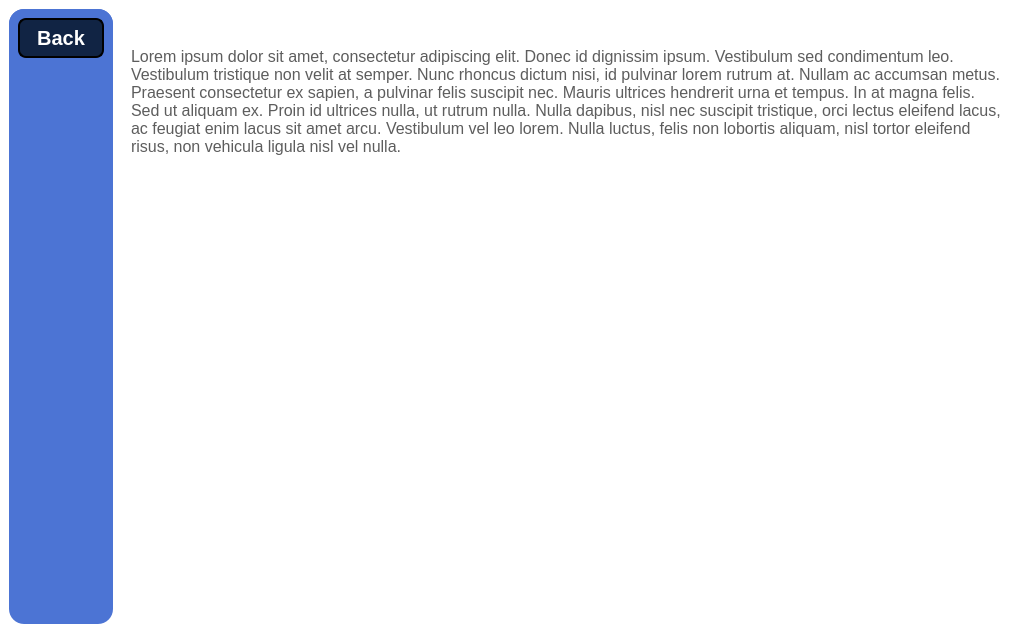
<?xml version="1.0" encoding="UTF-8"?>
<ui version="4.0">
  <class>MainWindow</class>
  <widget class="QMainWindow" name="MainWindow">
    <property name="geometry">
      <rect>
        <x>0</x>
        <y>0</y>
        <width>1033</width>
        <height>633</height>
      </rect>
    </property>
    <property name="sizePolicy">
      <sizepolicy hsizetype="MinimumExpanding" vsizetype="Maximum">
        <horstretch>0</horstretch>
        <verstretch>0</verstretch>
      </sizepolicy>
    </property>
    <property name="windowTitle">
      <string>MainWindow</string>
    </property>
    <property name="styleSheet">
      <string notr="true">border-radius:20px;
border:None;
background-color:rgb(255,255,255);</string>
    </property>
    <property name="documentMode">
      <bool>false</bool>
    </property>
    <widget class="QWidget" name="centralwidget">
      <layout class="QGridLayout" name="gridLayout_2">
        <property name="spacing">
          <number>0</number>
        </property>
        <item row="0" column="1">
          <widget class="QScrollArea" name="MAINContent">
            <property name="sizePolicy">
              <sizepolicy hsizetype="MinimumExpanding" vsizetype="MinimumExpanding">
                <horstretch>0</horstretch>
                <verstretch>0</verstretch>
              </sizepolicy>
            </property>
            <property name="styleSheet">
              <string notr="true">color: #000000;
background-color: #FFFFFF;</string>
            </property>
            <property name="widgetResizable">
              <bool>true</bool>
            </property>
            <widget class="QWidget" name="scrollAreaWidgetContents">
              <property name="geometry">
                <rect>
                  <x>0</x>
                  <y>0</y>
                  <width>915</width>
                  <height>615</height>
                </rect>
              </property>
              <property name="sizePolicy">
                <sizepolicy hsizetype="Minimum" vsizetype="Minimum">
                  <horstretch>0</horstretch>
                  <verstretch>0</verstretch>
                </sizepolicy>
              </property>
              <layout class="QVBoxLayout" name="verticalLayout_3">
                <item>
                  <spacer name="verticalSpacer_7">
                    <property name="orientation">
                      <enum>Qt::Vertical</enum>
                    </property>
                    <property name="sizeType">
                      <enum>QSizePolicy::Maximum</enum>
                    </property>
                    <property name="sizeHint" stdset="0">
                      <size>
                        <width>20</width>
                        <height>20</height>
                      </size>
                    </property>
                  </spacer>
                </item>
                <item>
                  <widget class="QScrollArea" name="scrollArea">
                    <property name="sizePolicy">
                      <sizepolicy hsizetype="Minimum" vsizetype="Minimum">
                        <horstretch>0</horstretch>
                        <verstretch>0</verstretch>
                      </sizepolicy>
                    </property>
                    <property name="styleSheet">
                      <string notr="true">border:none;</string>
                    </property>
                    <property name="widgetResizable">
                      <bool>true</bool>
                    </property>
                    <property name="alignment">
                      <set>Qt::AlignLeading|Qt::AlignLeft|Qt::AlignTop</set>
                    </property>
                    <widget class="QWidget" name="scrollAreaWidgetContents_2">
                      <property name="geometry">
                        <rect>
                          <x>0</x>
                          <y>0</y>
                          <width>897</width>
                          <height>571</height>
                        </rect>
                      </property>
                      <property name="sizePolicy">
                        <sizepolicy hsizetype="Minimum" vsizetype="Preferred">
                          <horstretch>0</horstretch>
                          <verstretch>0</verstretch>
                        </sizepolicy>
                      </property>
                      <layout class="QVBoxLayout" name="verticalLayout_2">
                        <item>
                          <widget class="QLabel" name="Para1">
                            <property name="sizePolicy">
                              <sizepolicy hsizetype="Ignored" vsizetype="MinimumExpanding">
                                <horstretch>0</horstretch>
                                <verstretch>0</verstretch>
                              </sizepolicy>
                            </property>
                            <property name="font">
                              <font>
                                <pointsize>12</pointsize>
                                <bold>false</bold>
                              </font>
                            </property>
                            <property name="styleSheet">
                              <string notr="true">color: rgb(93, 93, 93);</string>
                            </property>
                            <property name="text">
                              <string>Lorem ipsum dolor sit amet, consectetur adipiscing elit. Donec id dignissim ipsum. Vestibulum sed condimentum leo. Vestibulum tristique non velit at semper. Nunc rhoncus dictum nisi, id pulvinar lorem rutrum at. Nullam ac accumsan metus. Praesent consectetur ex sapien, a pulvinar felis suscipit nec. Mauris ultrices hendrerit urna et tempus. In at magna felis. Sed ut aliquam ex. Proin id ultrices nulla, ut rutrum nulla. Nulla dapibus, nisl nec suscipit tristique, orci lectus eleifend lacus, ac feugiat enim lacus sit amet arcu. Vestibulum vel leo lorem. Nulla luctus, felis non lobortis aliquam, nisl tortor eleifend risus, non vehicula ligula nisl vel nulla.

                              </string>
                            </property>
                            <property name="alignment">
                              <set>Qt::AlignLeading|Qt::AlignLeft|Qt::AlignTop</set>
                            </property>
                            <property name="wordWrap">
                              <bool>true</bool>
                            </property>
                          </widget>
                        </item>
                      </layout>
                    </widget>
                  </widget>
                </item>
              </layout>
            </widget>
          </widget>
        </item>
        <item row="0" column="0">
          <widget class="QScrollArea" name="ContentTable">
            <property name="sizePolicy">
              <sizepolicy hsizetype="Maximum" vsizetype="MinimumExpanding">
                <horstretch>0</horstretch>
                <verstretch>0</verstretch>
              </sizepolicy>
            </property>
            <property name="styleSheet">
              <string notr="true">background-color : #4c74d4;
border-radius:15px;</string>
            </property>
            <property name="widgetResizable">
              <bool>true</bool>
            </property>
            <property name="alignment">
              <set>Qt::AlignLeading|Qt::AlignLeft|Qt::AlignTop</set>
            </property>
            <widget class="QWidget" name="scrollAreaWidgetContents_3">
              <property name="geometry">
                <rect>
                  <x>0</x>
                  <y>0</y>
                  <width>100</width>
                  <height>58</height>
                </rect>
              </property>
              <property name="sizePolicy">
                <sizepolicy hsizetype="Preferred" vsizetype="Maximum">
                  <horstretch>0</horstretch>
                  <verstretch>0</verstretch>
                </sizepolicy>
              </property>
              <layout class="QGridLayout" name="gridLayout">
                <property name="sizeConstraint">
                  <enum>QLayout::SetDefaultConstraint</enum>
                </property>
                <item row="0" column="0" alignment="Qt::AlignLeft">
                  <widget class="QPushButton" name="pushButton">
                    <property name="minimumSize">
                      <size>
                        <width>0</width>
                        <height>40</height>
                      </size>
                    </property>
                    <property name="styleSheet">
                      <string notr="true">QPushButton
{
border: 2px solid ;
background-color: rgb(17,36,68);
color: rgb(255, 255, 255);
font-size: 20px;
font-weight: bold;
border-radius: 8px
}

QPushButton:hover{
	background-color: rgb(114, 214, 249);
	color:rgb(17, 36, 68);	
	border-color: rgb(17, 36, 68);
}
QPushButton:pressed{	
	background-color:rgb(255, 255, 255);		
	color: rgb(17, 36, 68);
}</string>
                    </property>
                    <property name="text">
                      <string>   Back   </string>
                    </property>
                  </widget>
                </item>
              </layout>
            </widget>
          </widget>
        </item>
      </layout>
    </widget>
  </widget>
  <resources/>
  <connections/>
</ui>
